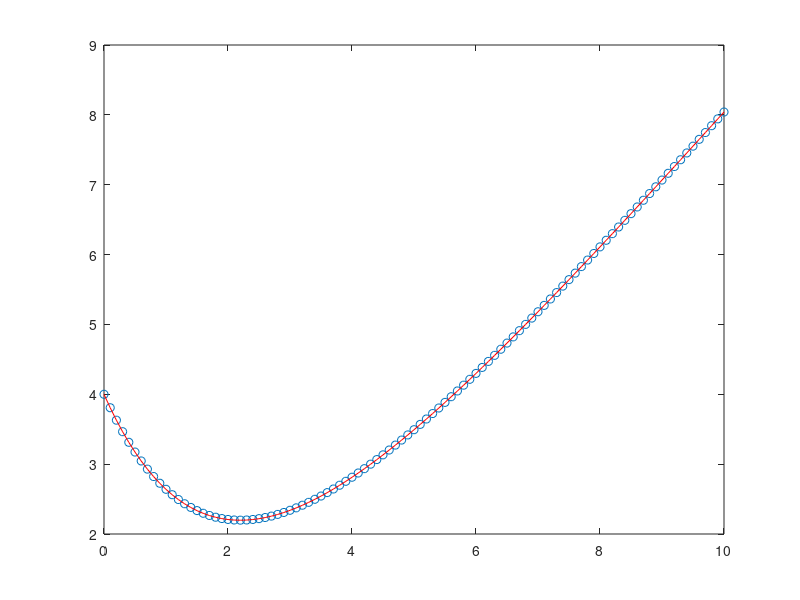

This figure's MATLAB source:
function rungeKutta

  h = 0.1;
  x = 0:h:10;
  size = length(x);
  y = zeros(1,size);
  y(1) = 4;
  w = 1/2; % Para cambiar entre euler mejorado y modificado
  for i=1 : size-1
    k1 = h * f(x(i),y(i))
    xg = x(i) + (h/(2*w));
    yg = y(i) + (k1/(2*w));
    k2 = h * f(xg,yg);
    y(i+1) = y(i) + (1-w) * k1 + w * k2;
  endfor

  f = 6*exp(-x/2) -2 +x;
  plot(x,y,"o", x,f , "r")

endfunction

function [result] = f(x,y)
  result = -0.5 * y + 0.5 * x;
  return
endfunction
